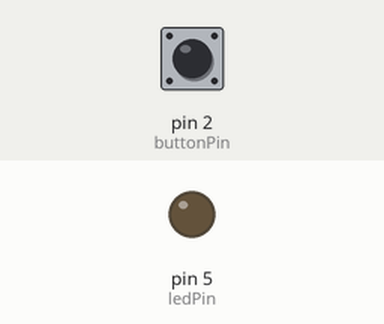
Simulated run of this sketch. Board: Arduino Uno, built with avr-gcc and run on an emulated ATmega328P. On the bench: output pins drawn as LEDs (lit = HIGH). The test bench sets the inputs (shaded band); at power-on: pin 2 (buttonPin) HIGH.

Above: at 1.2 s.
1.3 s: pin 2 (buttonPin) pulled LOW for 0.15 s
At 2.5 s:
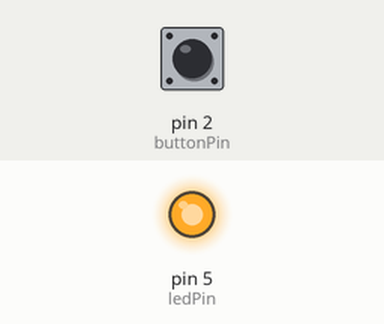
2.9 s: pin 2 (buttonPin) pulled LOW for 1 s
At 3.7 s:
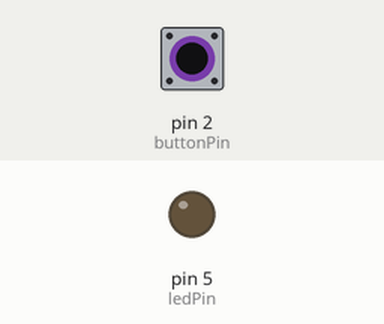
5.4 s: pin 2 (buttonPin) pulled LOW for 3.2 s
At 6.8 s:
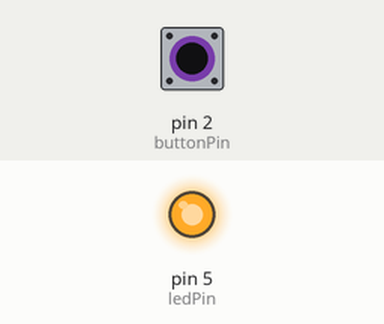
Timing chart, 0 to 8.4 s (numbered marks = the images above; inputs shaded):
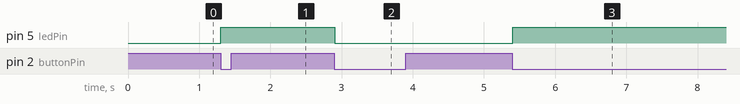

Measured:
- after the input at 1.3 s, pin 5 (ledPin): LOW → HIGH at once
- after the input at 2.9 s, pin 5 (ledPin): HIGH → LOW at once
- after the input at 5.4 s, pin 5 (ledPin): LOW → HIGH at once

The sketch:

ToggleDebounce.ino
```cpp
//Defining ports
const int ledPin = 5;
const int buttonPin = 2;

//Defining button pressed states
bool prev = HIGH; //High means that button is not pressed
bool curr = HIGH;
bool led = LOW;

void setup() {

  //Setting up Serial monitor
  Serial.begin(9600);

  //Setting up pin modes
  pinMode(ledPin, OUTPUT);
  pinMode(buttonPin, INPUT_PULLUP);
}

void loop() {
  //Get current pressed date from switch
  curr = debounce(prev);

  if (curr == LOW && prev == HIGH){
    led = !led;
    digitalWrite(ledPin, led);
  }

  //Previous state is changed to current button state.
  //This state only changes when
  prev = curr;
}

bool debounce(bool prev){
  bool current = digitalRead(buttonPin);


  if (prev != current){
    delay(5); //5 milliseconds
    current = digitalRead(buttonPin);
  }
  return current;
}
```
